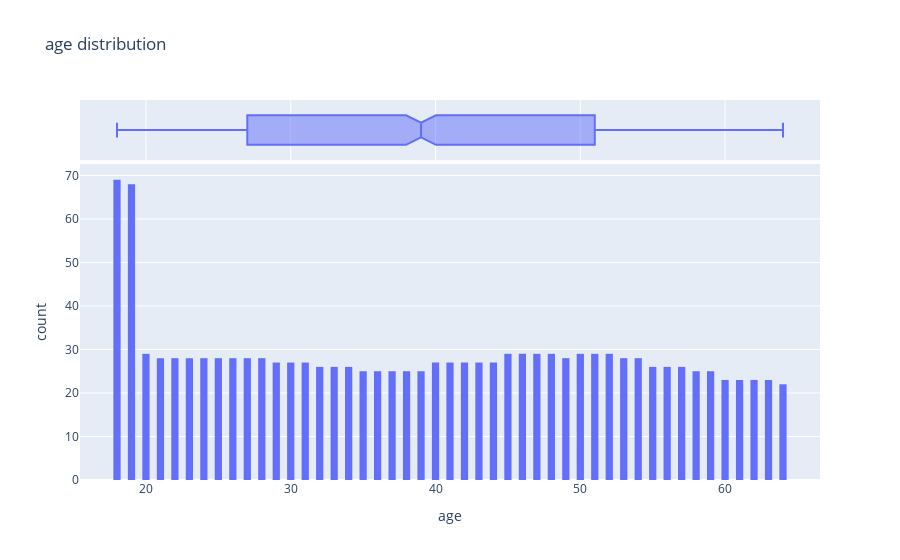

The notebook cell saved with this chart:
### Code cell
fig=xp.histogram(medicalpdf,
    x='age',
    marginal='box',
    nbins=47,
    title='age distribution'
)
fig.update_layout(bargap=0.5)
fig.show()

### Figure 1 — Plotly figure (JSON) as saved in the notebook; plotly's stock layout.template omitted (floating-point values rounded to 4 significant figures; data arrays with more than 128 entries replaced by an {"elided": "..."} marker saying what was removed)
{"data": [{"bingroup": "x", "hovertemplate": "age=%{x}<br>count=%{y}<extra></extra>", "legendgroup": "", "marker": {"color": "#636efa", "pattern": {"shape": ""}}, "name": "", "nbinsx": 47, "orientation": "v", "showlegend": false, "type": "histogram", "x": {"elided": "1338 int values"}, "xaxis": "x", "yaxis": "y"}, {"hovertemplate": "age=%{x}<extra></extra>", "legendgroup": "", "marker": {"color": "#636efa"}, "name": "", "notched": true, "showlegend": false, "type": "box", "x": {"elided": "1338 int values"}, "xaxis": "x2", "yaxis": "y2"}], "layout": {"bargap": 0.5, "barmode": "relative", "legend": {"tracegroupgap": 0}, "title": {"text": "age distribution"}, "xaxis": {"anchor": "y", "domain": [0, 1], "title": {"text": "age"}}, "xaxis2": {"anchor": "y2", "domain": [0, 1], "matches": "x", "showgrid": true, "showticklabels": false}, "yaxis": {"anchor": "x", "domain": [0, 0.8316], "title": {"text": "count"}}, "yaxis2": {"anchor": "x2", "domain": [0.8416, 1], "matches": "y2", "showgrid": false, "showline": false, "showticklabels": false, "ticks": ""}}}
